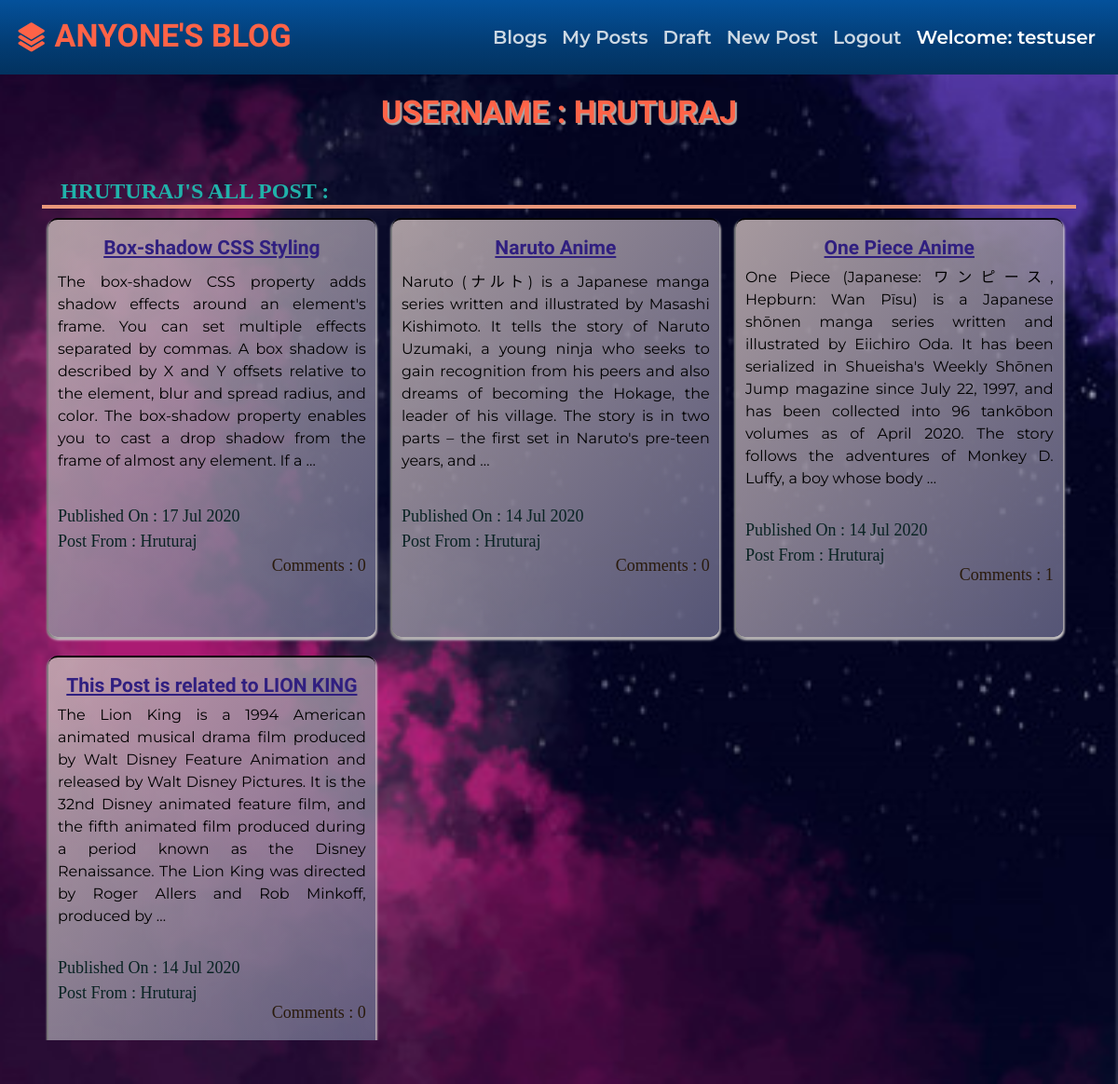
Page /blog/userPosts/hruturaj (signed in) on the committed database.
### blog/models.py (models this page shows, shortened)
class Post(models.Model):
    user = models.ForeignKey(User, related_name='posts', on_delete=models.CASCADE)
    title = models.CharField(max_length=200)
    message = models.TextField()
    message_html = models.TextField(editable=False)
    image = models.ImageField(upload_to='blog_images', blank=True)
    create_date = models.DateTimeField(default=timezone.now)
    published_date = models.DateTimeField(blank=True, null=True)
    def approve_comments(self):
        return self.comments.filter(approved_comments=True)

class Comment(models.Model):
    post = models.ForeignKey('Post', related_name='comments', on_delete=models.CASCADE)
    author = models.CharField(max_length=200)
    message = models.TextField()
    message_html = models.TextField(editable=False)
    create_date = models.DateTimeField(default=timezone.now)
    approved_comments = models.BooleanField(default=False)

### blog/views.py (the view)
# urls.py: path('userPosts/<str:userName>', views.userPosts, name="userPosts"),
def userPosts(request, userName):
    posts = Post.objects.filter(published_date__lte=timezone.now()).order_by('-published_date')
    return render(request, 'blog/userPosts.html', {'posts':posts, 'userPost':userName})

### blog/templates/blog/userPosts.html
{% extends 'base.html' %} {% block content %}
<div class="user-info">
    <h4 class="user-info--Username">Username : {{userPost}} </h4>
</div>
<div class="post">
    <h6 class="userPost--postTitle">{{userPost}}'s All Post : </h6>
    {% for post in posts %} {% if post.user.username == userPost %}
    <div class="postBlock">
        <a class="postHeader" href="{% url 'blog:postDetail' pk=post.pk %}">{{post.title}}</a>
        <p class="postMessage">
            {{post.message|safe|truncatewords:58}}
        </p>
        <p class="postDate">Published On : {{post.published_date|date:"d M Y"}}
            <br> <span class="postFrom">Post From : {{post.user.username}}</span>
        </p>
        <a class="commentCount" href="{% url 'blog:postDetail' pk=post.pk %}">Comments : {{post.approve_comments|length}}</a>
        <br>
    </div>
    {% endif %}{% endfor %}
</div>
{% endblock %}

### templates/base.html (shortened to what this page needs)
<!DOCTYPE html>
<html lang="en">
{% load static %}
<head>
    <link rel="stylesheet" href="https://stackpath.bootstrapcdn.com/bootswatch/4.5.0/cerulean/bootstrap.min.css">
    <link rel="stylesheet" href="{% static 'css/master.css' %}">
    <link href="https://cdn.jsdelivr.net/npm/remixicon@2.5.0/fonts/remixicon.css" rel="stylesheet">
</head>
<body>
    <div class="bgImage"> </div>
    <nav class="navbar navbar-expand-lg navbar-dark bg-dark fixed-top">
        <a class="navbar-brand" href="{% url 'home' %}"> <span class="navbar-brand-logo"><i class="ri-stack-fill" style="vertical-align: middle;"></i> Anyone's Blog</span> </a>
        <div class="collapse navbar-collapse navbar-headers" id="navbarColor01">
            <ul class="navbar-nav navbar-right">
                <li class="nav-item">
                    <a class="nav-link navLinkFont navbar-text" href="{% url 'blog:postList' %}">Blogs</a>
                </li>
                {% if user.is_authenticated %}
                <li class="nav-item">
                    <a class="nav-link navLinkFont navbar-text" href="{% url 'blog:userPosts' userName=user.username %}">My Posts</a>
                </li>
                <li class="nav-item">
                    <a class="nav-link navLinkFont navbar-text" href="{% url 'blog:postDraft' %}">Draft</a>
                </li>
                <li class="nav-item ">
                    <a class="nav-link navLinkFont navbar-text" href="{% url 'blog:newPost' %}">New Post</a>
                </li>
                <li class="nav-item">
                    <a class="nav-link navLinkFont navbar-text" href="{% url 'accounts:logout' %}">Logout</a>
                </li>
                <li class="nav-item">
                    <a class="nav-link navLinkFont active navbar-text"> Welcome: {{ user.username }}</a>
                </li>
                {% endif %}
            </ul>
        </div>
    </nav>
    <div class="container mainBlockContainer">
        {% block content %}{% endblock %}
    </div>
</body>
</html>

### static/css/master.css (style rules this page uses)
body { font-family: 'Montserrat'; }
.bgImage { background-image: url('/media/bg_01.jpg'); background-origin: border-box; background-clip: border-box; background-position: left 10% bottom 30%; background-repeat: space; background-size: cover; height: 100%; width: 100%; z-index: -1; margin: 0; position: fixed; top: 0; }
nav a span.navbar-brand-logo { font-family: 'Limelight'; font-size: 34px; color: tomato; text-transform: uppercase; font-weight: bold; }
.navbar-headers { font-family: 'Montserrat'; font-size: 18px; }
.mainBlockContainer { margin-top: 100px; }
.navbar-text { font-weight: 600; font-size: 20px; }
.post { width: 100%; margin: auto; }
.post .postBlock { width: 31.6%; display: inline-grid; text-align: justify; padding: 15px 10px 10px 10px; box-shadow: 2px 2px 2px rgba(207, 202, 202, 0.671), -2px 2px 2px gray, 0 3px 3px whitesmoke; margin: 10px 7px; border-top: 2px solid black; height: 450px; background: linear-gradient(to bottom right, rgba(199, 183, 183, 0.837), rgba(99, 99, 133, 0.853)); border-radius: 10px; }
.post .postBlock .postHeader { font-family: 'Fondamento'; font-size: 21px; margin: 0; text-decoration: underline; padding: 0 5px 0 5px; text-align: center; color: rgb(48, 31, 128); font-weight: bold; }
.post .postBlock .postFrom { font-family: serif; font-size: 18px; margin: 0; font-weight: 500; text-transform: capitalize; color: rgb(8, 34, 34); }
.post .postBlock .postDate { font-family: serif; font-size: 18px; margin: 0; font-weight: 500; display: block; padding-top: 25px; color: rgb(8, 34, 34); }
.post .postBlock .postMessage { font-size: 16px; margin: 0; font-weight: 400; color: black; }
.post .postBlock .commentCount { font-family: serif; font-size: 18px; text-align: right; margin: 0; position: relative; bottom: 10px; color: rgb(41, 26, 12); }
.user-info { display: block; text-align: center; }
.user-info--Username { font-size: 34px; font-family: 'Fondamento'; text-transform: uppercase; text-align: center; color: tomato; font-weight: bolder; text-shadow: 2px 2px 1px darkgray; }
.userPost--postTitle { font-size: 24px; text-transform: uppercase; font-family: serif; margin: 50px 0 0 0px; text-align: initial; color: lightseagreen; font-weight: 600; border-bottom: 4px solid darksalmon; padding: 0 0 0 20px; }

### rows in the picture
Post: title "Box-shadow CSS Styling", message "The box-shadow CSS property adds shadow effects around an element's frame. You can set multiple effects separated by commas. A box shadow is described by X and Y offsets relative to the element, blur and spread radius, and color. The box-shadow property enables you to cast a drop shadow from the frame of almost any element. If a …", published_date "17 Jul 2020", user.username "Hruturaj", approve_comments|length "0"
Post: title "Naruto Anime", message "Naruto (ナルト) is a Japanese manga series written and illustrated by Masashi Kishimoto. It tells the story of Naruto Uzumaki, a young ninja who seeks to gain recognition from his peers and also dreams of becoming the Hokage, the leader of his village. The story is in two parts – the first set in Naruto's pre-teen years, and …", published_date "14 Jul 2020", user.username "Hruturaj", approve_comments|length "0"
Post: title "One Piece Anime", message "One Piece (Japanese: ワンピース, Hepburn: Wan Pīsu) is a Japanese shōnen manga series written and illustrated by Eiichiro Oda. It has been serialized in Shueisha's Weekly Shōnen Jump magazine since July 22, 1997, and has been collected into 96 tankōbon volumes as of April 2020. The story follows the adventures of Monkey D. Luffy, a boy whose body …", published_date "14 Jul 2020", user.username "Hruturaj", approve_comments|length "1"
Post: title "This Post is related to LION KING", message "The Lion King is a 1994 American animated musical drama film produced by Walt Disney Feature Animation and released by Walt Disney Pictures. It is the 32nd Disney animated feature film, and the fifth animated film produced during a period known as the Disney Renaissance. The Lion King was directed by Roger Allers and Rob Minkoff, produced by …", published_date "14 Jul 2020", user.username "Hruturaj", approve_comments|length "0"

### other values in the picture
{{ user.username }} "testuser"
{{ userPost }} "HRUTURAJ"
